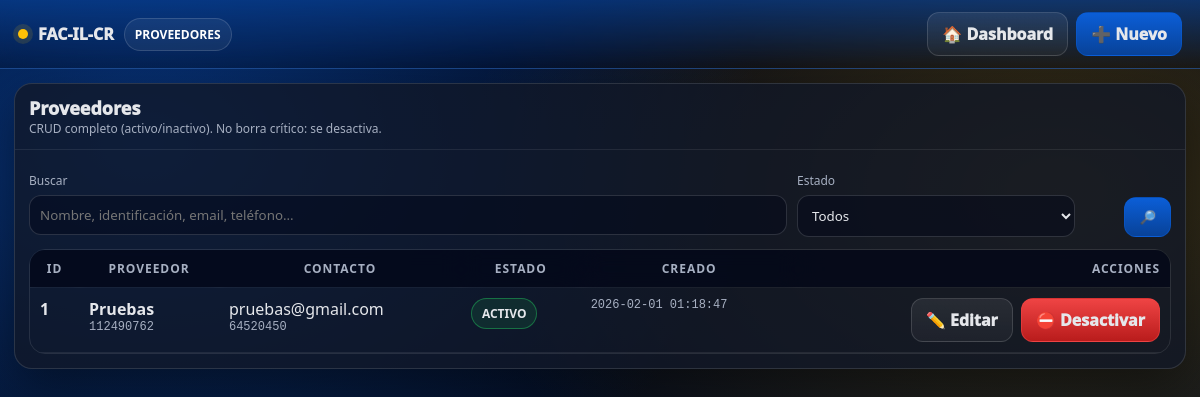
The page /proveedores.php (signed in) on the database its author committed.
### tables this page shows
CREATE TABLE `proveedores` (
  `id` int(11) NOT NULL,
  `empresa_id` int(11) NOT NULL,
  `nombre` varchar(160) NOT NULL,
  `identificacion` varchar(25) DEFAULT NULL,
  `email` varchar(120) DEFAULT NULL,
  `telefono` varchar(30) DEFAULT NULL,
  `direccion` text DEFAULT NULL,
  `estado` tinyint(4) NOT NULL DEFAULT 1,
  `created_at` timestamp NOT NULL DEFAULT current_timestamp()
);

### proveedores.php (the view, shortened to what this page needs)
<?php
require_once "config/db.php";
function h($s){ return htmlspecialchars((string)$s, ENT_QUOTES, 'UTF-8'); }
$empresa_id=(int)($_SESSION['empresa_id'] ?? 1);
$q=trim($_GET['q'] ?? '');
$estado=$_GET['estado'] ?? 'TODOS';
$where="empresa_id=?";
$params=[$empresa_id];
$st=$pdo->prepare("SELECT id,nombre,identificacion,email,telefono,estado,created_at FROM proveedores WHERE $where ORDER BY id DESC LIMIT 2000");
$st->execute($params);
$rows=$st->fetchAll(PDO::FETCH_ASSOC);
?>
<!doctype html><html lang="es"><head><meta charset="utf-8"><meta name="viewport" content="width=device-width,initial-scale=1">
</head><body>
<div class="header">
  <div class="brand"><span class="dot"></span> FAC-IL-CR <span class="pill">PROVEEDORES</span></div>
  <div class="actions">
    <a class="btn" href="dashboard.php">🏠 Dashboard</a>
    <a class="btn primary" href="proveedores_nuevo.php">➕ Nuevo</a>
  </div>
</div>
<div class="wrap">
  <div class="card">
    <div class="hd">
      <div>
        <div style="font-weight:1000;font-size:18px">Proveedores</div>
        <div class="small">CRUD completo (activo/inactivo). No borra crítico: se desactiva.</div>
      </div>
    </div>
    <div class="bd">
      <form class="grid" method="get">
        <div style="grid-column:span 8">
          <div class="label">Buscar</div>
          <input class="input" name="q" value="<?=h($q)?>" placeholder="Nombre, identificación, email, teléfono...">
        </div>
        <div style="grid-column:span 3">
          <div class="label">Estado</div>
          <select class="input" name="estado">
            <option value="TODOS" <?=$estado==='TODOS'?'selected':''?>>Todos</option>
          </select>
        </div>
        <div style="grid-column:span 1;display:flex;align-items:end;justify-content:flex-end">
          <button class="btn primary" type="submit">🔎</button>
        </div>
      </form>
      <div style="margin-top:12px;overflow:auto;border:1px solid rgba(255,255,255,.10);border-radius:16px">
        <table class="table">
          <thead>
            <tr>
              <th>ID</th>
              <th>Proveedor</th>
              <th>Contacto</th>
              <th>Estado</th>
              <th>Creado</th>
              <th class="right">Acciones</th>
            </tr>
          </thead>
          <tbody>
            <?php foreach($rows as $r): $tag=((int)$r['estado']===1)?'ok':'bad'; ?>
              <tr>
                <td class="mono"><b><?= (int)$r['id'] ?></b></td>
                <td>
                  <b><?= h($r['nombre']) ?></b>
                  <?php if(!empty($r['identificacion'])): ?><div class="small mono"><?= h($r['identificacion']) ?></div><?php endif; ?>
                </td>
                <td>
                  <?php if(!empty($r['email'])): ?><div><?= h($r['email']) ?></div><?php endif; ?>
                  <?php if(!empty($r['telefono'])): ?><div class="small mono"><?= h($r['telefono']) ?></div><?php endif; ?>
                </td>
                <td><span class="tag <?=$tag?>"><?= ((int)$r['estado']===1)?'ACTIVO':'INACTIVO' ?></span></td>
                <td class="small mono"><?= h($r['created_at']) ?></td>
                <td class="right">
                  <div class="actions">
                    <a class="btn" href="proveedores_editar.php?id=<?= (int)$r['id'] ?>">✏️ Editar</a>
                    <a class="btn danger" href="proveedores_eliminar.php?id=<?= (int)$r['id'] ?>" onclick="return confirm('¿Seguro? Esto solo desactiva el proveedor.');">⛔ Desactivar</a>
                  </div>
                </td>
              </tr>
            <?php endforeach; if(count($rows)===0): ?>
              <tr><td colspan="6" class="small">Sin proveedores.</td></tr>
            <?php endif; ?>
          </tbody>
        </table>
      </div>
    </div>
  </div>
</div>
</body></html>

### proveedores.php (style rules this page uses)
:root { --azul:#0b5ed7;--azul-metal:#084298;--amarillo:#ffc107;--amarillo-metal:#ffca2c;--fondo:#071225;--card:rgba(17,24,39,.78);--borde:rgba(255,255,255,.12);--txt:#e5e7eb;--muted:#a7b0c2;--ok:#22c55e;--bad:#ef4444;--info:#38bdf8 }
* { box-sizing:border-box;font-family:system-ui,-apple-system,Segoe UI,Roboto,Arial }
body { margin:0;color:var(--txt);background:radial-gradient(1000px 680px at 12% 18%, rgba(11,94,215,.52), transparent 62%),radial-gradient(1000px 680px at 88% 24%, rgba(255,193,7,.22), transparent 60%),linear-gradient(180deg,#020617,var(--fondo));min-height:100vh }
.header { display:flex;align-items:center;justify-content:space-between;gap:14px;padding:12px 18px;border-bottom:1px solid rgba(255,255,255,.08);background:linear-gradient(180deg, rgba(8,66,152,.65), rgba(2,6,23,.25));position:sticky;top:0;backdrop-filter: blur(12px);z-index:60 }
.brand { display:flex;align-items:center;gap:10px;font-weight:1000 }
.dot { width:10px;height:10px;border-radius:50%;background:var(--amarillo);box-shadow:0 0 0 5px rgba(255,193,7,.12) }
.pill { padding:7px 10px;border-radius:999px;border:1px solid rgba(255,255,255,.14);background:rgba(255,255,255,.06);font-size:12px;font-weight:900;color:#fff }
.btn { display:inline-flex;align-items:center;justify-content:center;gap:8px;padding:10px 14px;border-radius:12px;border:1px solid rgba(255,255,255,.14);background:linear-gradient(180deg,rgba(255,255,255,.08),rgba(255,255,255,.04));color:var(--txt);font-weight:1000;cursor:pointer;text-decoration:none }
.btn.primary { background:linear-gradient(180deg,var(--azul),var(--azul-metal));border-color:rgba(11,94,215,.45) }
.btn.danger { background:linear-gradient(180deg,#ef4444,#b91c1c);border-color:rgba(239,68,68,.55) }
.wrap { max-width:1500px;margin:auto;padding:14px }
.card { background:var(--card);border:1px solid var(--borde);border-radius:18px;box-shadow:0 18px 50px rgba(0,0,0,.45);overflow:hidden }
.card .hd { padding:12px 14px;border-bottom:1px solid rgba(255,255,255,.08);display:flex;justify-content:space-between;gap:10px;align-items:center }
.card .bd { padding:14px }
.small { font-size:12px;color:var(--muted) }
.grid { display:grid;grid-template-columns:repeat(12,minmax(0,1fr));gap:10px }
.input,select,textarea { width:100%;padding:10px;border-radius:12px;border:1px solid rgba(255,255,255,.14);background:rgba(2,6,23,.45);color:var(--txt);outline:none }
.label { font-size:12px;color:var(--muted);margin:8px 0 6px }
.table { width:100%;border-collapse:collapse }
.table th,.table td { padding:10px;border-bottom:1px solid rgba(255,255,255,.08);vertical-align:top }
.table th { font-size:12px;color:var(--muted);text-transform:uppercase;letter-spacing:.08em;position:sticky;top:0;background:rgba(2,6,23,.75);backdrop-filter: blur(10px) }
.right { text-align:right }
.tag { display:inline-flex;align-items:center;gap:8px;padding:6px 10px;border-radius:999px;border:1px solid rgba(255,255,255,.14);background:rgba(255,255,255,.06);font-weight:900;font-size:12px;white-space:nowrap }
.tag.ok { border-color:rgba(34,197,94,.45);background:rgba(34,197,94,.12) }
.mono { font-family:ui-monospace,SFMono-Regular,Menlo,Monaco,Consolas,"Liberation Mono","Courier New",monospace }
.actions { display:flex;gap:8px;flex-wrap:wrap;justify-content:flex-end }

### rows shown on the page
proveedores: id "1", nombre "Pruebas", identificacion "112490762", email "pruebas@gmail.com", telefono "64520450", estado "ACTIVO", created_at "2026-02-01 01:18:47"
